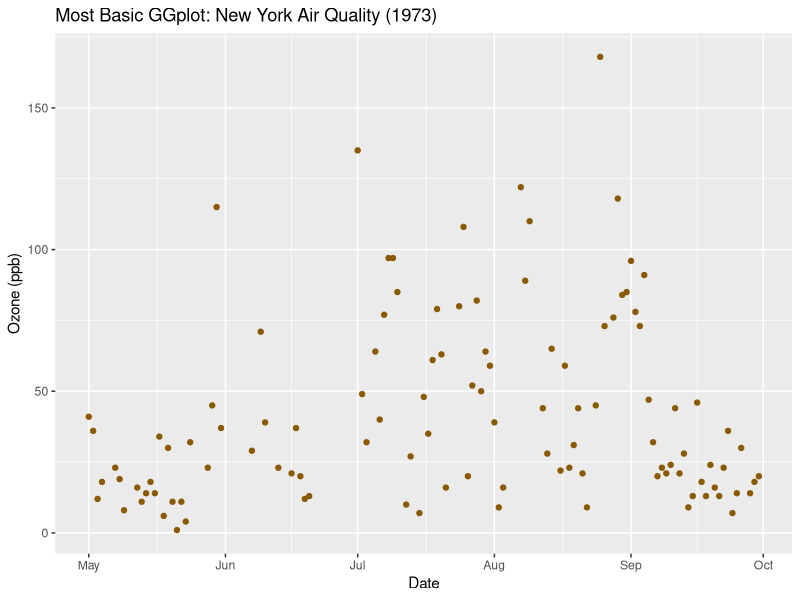
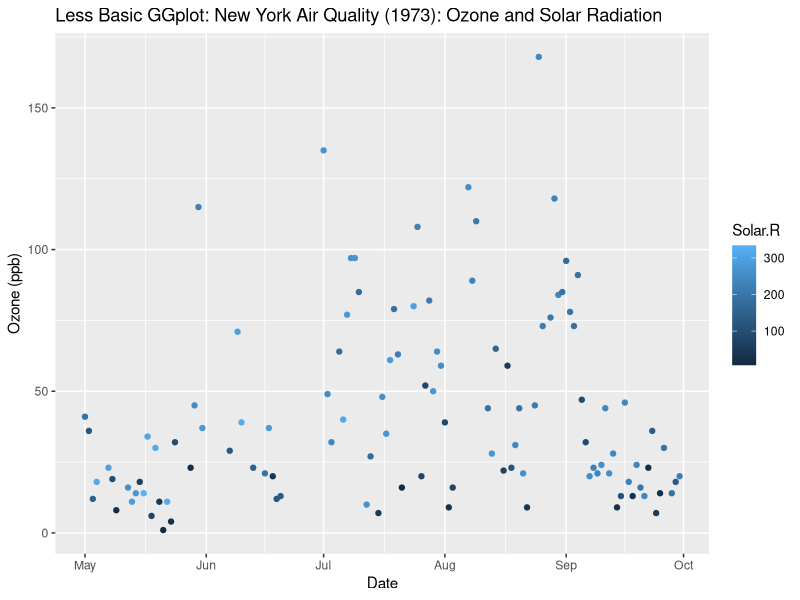
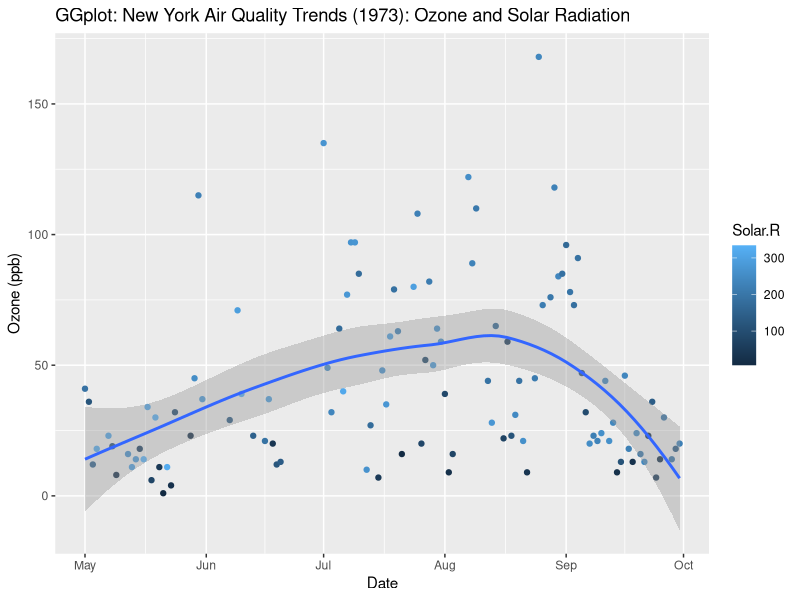
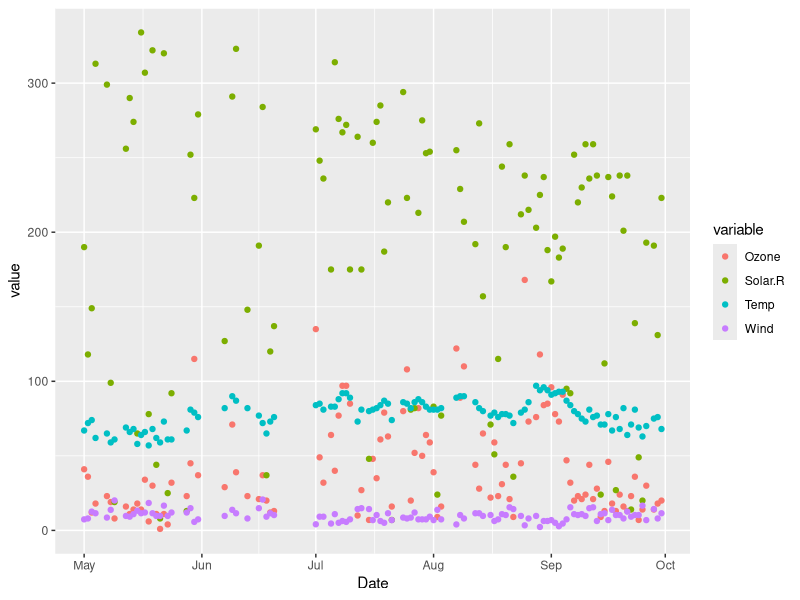
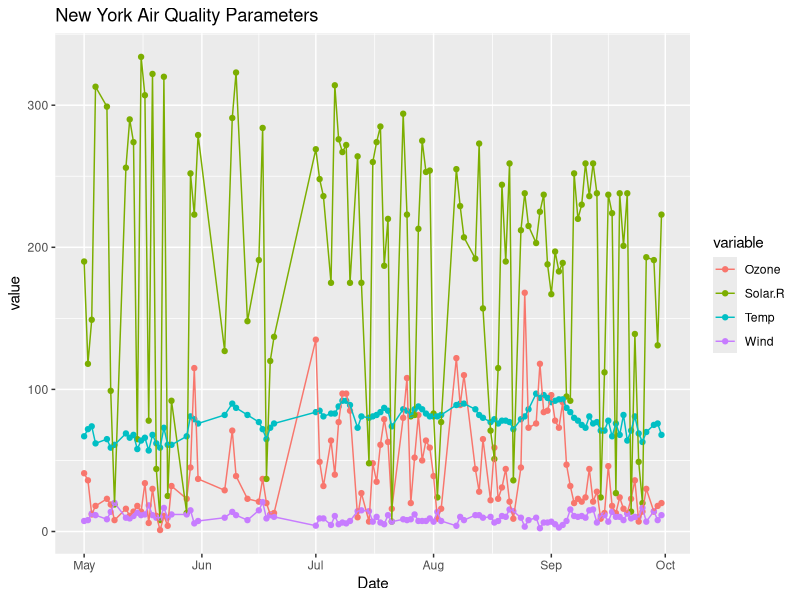
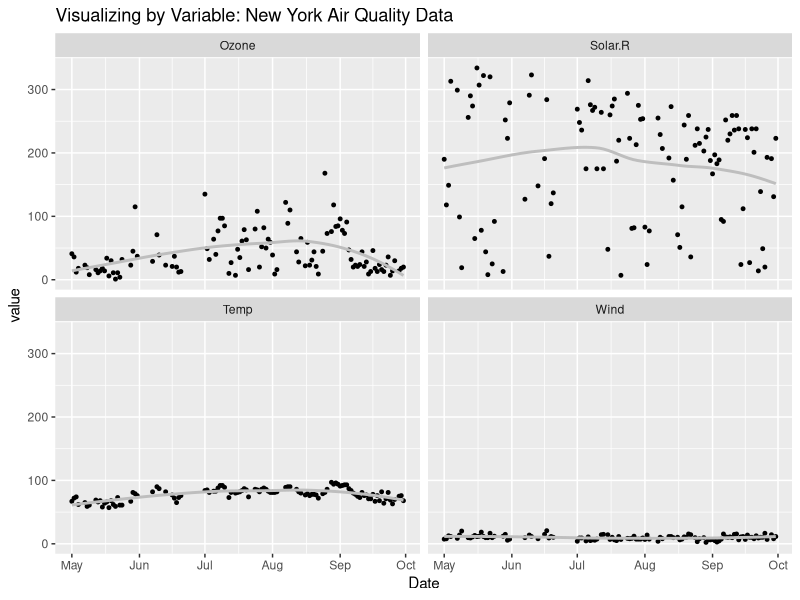
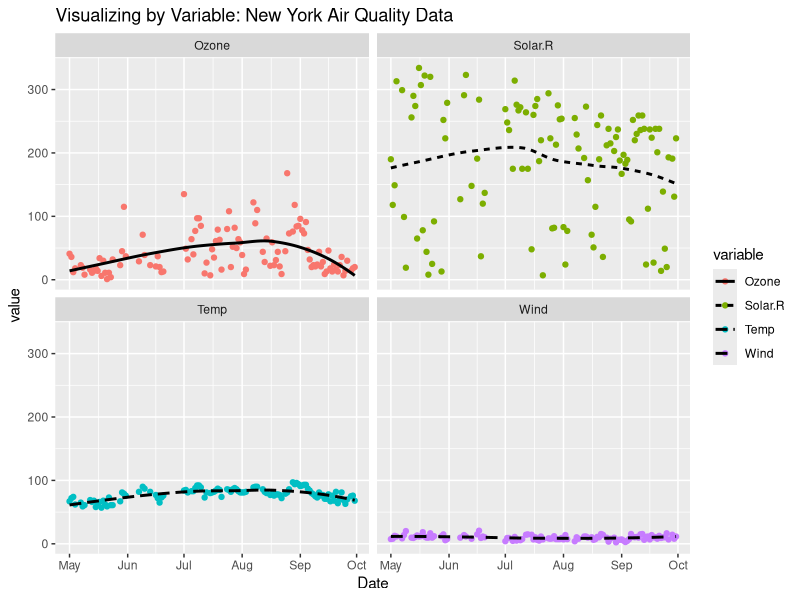
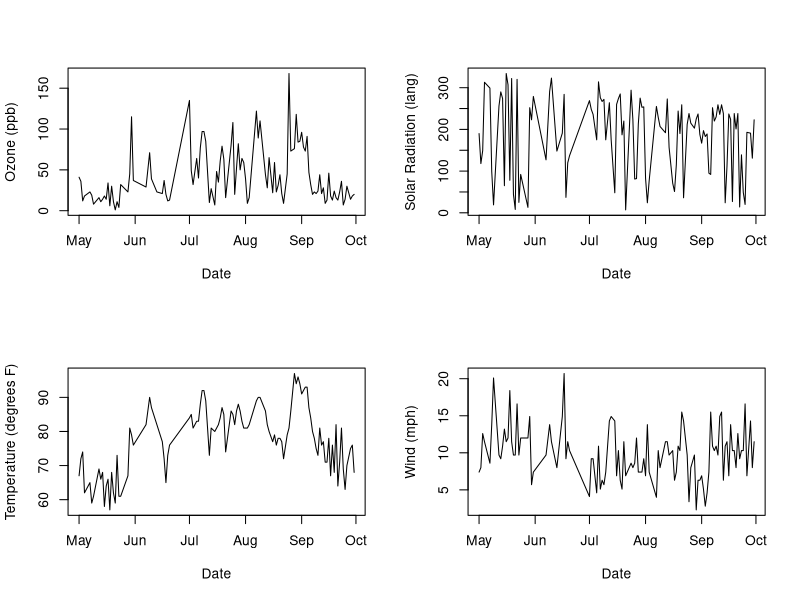

The R script that drew these images, in order:
## ---- chunk 1
# Purpose of the script
# Name:
# Date:
# Email:

# Set your working directory if not already set up to GitHub version control
# setwd("~/Downloads/overlay_tutorial")

# Load libraries ---- 
## if you haven't installed them before, run the code install.packages("package_name") and THEN call them to your library
library(ggplot2)  # used to create multilayer plots
library(datasets)  # used to for NYC airquality data 
library (dplyr)  # used for data manipulation; pipes
library(tidyverse)  # used to reshape data; converting from wide to long format 

# Load data ----
View(airquality)  # let's take a look at the data - notice anything problematic?
## ---- chunk 2
# Data manipulation ----
airquality1 <- as_tibble(airquality %>%  # creating a local copy of our data via a tibble object for good practice
  dplyr::mutate(Date = as.Date(paste("1973",Month,Day,sep="/"))))  # let's transform the current day / month structure into useful year-month-day 
## this will facilitate plotting because R can now recognize the continuity of our data over time

summary(airquality1) # let's take another look long data - is it how we want it? 
## Hint: Anything at the bottom of the Ozone and Solar.R sections that might cause trouble later?
## ---- chunk 3
airquality1 <- airquality1 %>%  # overwriting the airquality1 object via a pipe
  na.omit(airquality1)  # let's get rid of "NA" values in the dataset       
summary(airquality1)  # Check again - NA's are gone! 
str(airquality1)  # Let's see the structure of the data - what kind of variables is R assigning for our data? 

## ---- chunk 4
# 1. multilayer plots in ggplot package ----

(prelim_plot <- ggplot(airquality1, aes(x = Date, y = Ozone, colour = Month)) +
   geom_point(colour = "#8B5A00") +  # calls for a scatter plot
     xlab("Date") +
     ylab("Ozone (ppb)") +
     ggtitle("Most Basic GGplot: New York Air Quality (1973)"))
## ---- chunk 5
(ggplot(airquality1, aes(x = Date, y = Ozone, colour=Solar.R)) + 
  geom_point() +  # calls for a scatter plot
  xlab("Date") +
  ylab("Ozone (ppb)") +
  ggtitle("Less Basic GGplot: New York Air Quality (1973): Ozone and Solar Radiation"))
## ---- chunk 6
(ggplot(airquality1, aes(x = Date, y = Ozone, colour=Solar.R)) +
  geom_point() +  # calls for a scatter plot
  geom_smooth() +  # creates a smoothed conditional mean
  xlab("Date") +
  ylab("Ozone (ppb)") +
  ggtitle("GGplot: New York Air Quality Trends (1973): Ozone and Solar Radiation"))  
ggsave("prelim3_plot_tut.png", width = 6, height = 5)  # let's save our plot 

## ---- chunk 7
# long transformation
air_long <- airquality1 %>%
  dplyr::select(-Month, -Day) %>%   # Removing Month and Day columns
  tidyr::gather(variable, value, -Date)
str(air_long)  # Let's check the structure of the data
View(air_long)  # you can use this to view the entirety of the data, opening it in a new tab
## ---- chunk 8
ggplot(air_long, 
       aes(x = Date, y = value, 
           linetype = variable,
           color = variable, 
           group = variable)) +
      geom_point()  

ggplot(air_long,
       aes(x = Date, y = value, 
             colour=variable)) +
      geom_point() + 
      geom_line() +  # adding in lines to connect data points
      ggtitle("New York Air Quality Parameters")  # let's add in a title


## ---- chunk 9
# Visualizing by variable
ggplot(air_long, 
       aes(x = Date, y = value)) +
  geom_point(size=1) +
  geom_smooth(se=F, colour="grey") +  # adding in a grey smoothed conditional mean, with no standard error confidence interval
  facet_wrap("variable") +  # facet_wrap based on variable
  ggtitle("Visualizing by Variable: New York Air Quality Data")

ggplot(air_long, 
       aes(x = Date, y = value, 
           linetype = variable,
           color = variable,  # adding in color by variable
           group = variable)) +
  geom_point() +  geom_smooth(se=F, colour="black") +   
  facet_wrap("variable") +
  ggtitle("Visualizing by Variable: New York Air Quality Data")


## ---- chunk 10

# par function is used to set graphical parameters for the plotting device 
par(mfrow=c(2,2))  # listing rows first and columns second --> e.g. 2 rows 1 column 
plot(airquality1$Date, airquality1$Ozone, type="l", xlab="Date",
     ylab="Ozone (ppb)")
plot(airquality1$Date, airquality1$Solar.R, type="l", xlab="Date",
     ylab="Solar Radiation (lang)" )
plot(airquality1$Date, airquality1$Temp, type="l", xlab="Date",
     ylab="Temperature (degrees F)" )
plot(airquality1$Date, airquality1$Wind, type="l", xlab="Date",
     ylab="Wind (mph)" )

dev.off()   # turning the device operator off, this an important step because otherwise our plotting device will continue plotting with parameters set above

## ---- chunk 11

hist(airquality1$Solar.R)  # creating a basic histogram of Solar Radiation in our airquality data

## ---- chunk 12
hist(airquality1$Solar.R,
     breaks = 12,  # creating more breaks shows more detail (notice a greater number of bars) 
     freq   = FALSE,  # We can change our hist to a density plot by changing axis to show density, not frequency
     col    = "thistle4",  # specifying colour for histogram
     main   = ("Solar Radiation Density Plot"),
     xlab   = "Solar Radiation (lang)")
## ---- chunk 13
hist(airquality1$Solar.R,
     breaks = 12,  # creating more breaks shows more detail (notice a greater number of bars) 
     freq   = FALSE,  # We can change our hist to a density plot by changing axis to show density, not frequency
     col    = "thistle4",  # specifying colour for histogram
     main   = ("Solar Radiation Density Plot"),
     xlab   = "Solar Radiation (lang)")
curve(dnorm(x, mean = mean(airquality1$Solar.R), sd = sd(airquality1$Solar.R)),
      col = "green",     # Colour of curve
      lwd = 2,           # Line width of 2 pixels
      add = TRUE)        # Superimpose on previous graph
## ---- chunk 14
hist(airquality1$Solar.R,
     breaks = 12,  # creating more breaks shows more detail (notice a greater number of bars) 
     freq   = FALSE,  # We can change our hist to a density plot by changing axis to show density, not frequency
     col    = "thistle4",  # specifying colour for histogram
     main   = paste("Solar Radiation Density Plot"),
     xlab   = "Solar Radiation")
curve(dnorm(x, mean = mean(airquality1$Solar.R), sd = sd(airquality1$Solar.R)),
      col = "green",  # Color of curve
      lwd = 2,           # Line width of 2 pixels
      add = TRUE)        # Superimpose on previous graph
lines(density(airquality1$Solar.R), col = "blue", lwd = 2)

## ---- chunk 15
hist(airquality1$Solar.R,
     breaks = 12,  # creating more breaks shows more detail (notice a greater number of bars) 
     freq   = FALSE,  # We can change our hist to a density plot by changing axis to show density, not frequency
     col    = "thistle4",  # specifying colour for histogram
     main   = paste("Solar Radiation Density Plot"),
     xlab   = "Solar Radiation")
curve(dnorm(x, mean = mean(airquality1$Solar.R), sd = sd(airquality1$Solar.R)),
      col = "green",  # Color of curve
      lwd = 2,           # Line width of 2 pixels
      add = TRUE)        # Superimpose on previous graph
lines(density(airquality1$Solar.R), col = "blue", lwd = 2)
rug(airquality1$Solar.R, lwd = 2, col = "gray")

